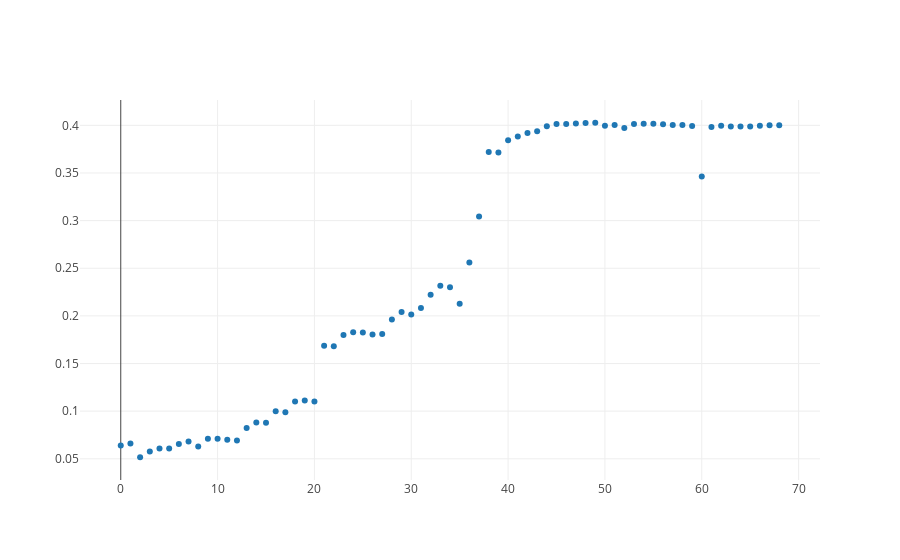

Notebook code cell kept with this figure:
### Code cell
from graph import trace_values, plot
trace_rfecv = trace_values(num_features, rfecv_scores)
plot([trace_rfecv])
